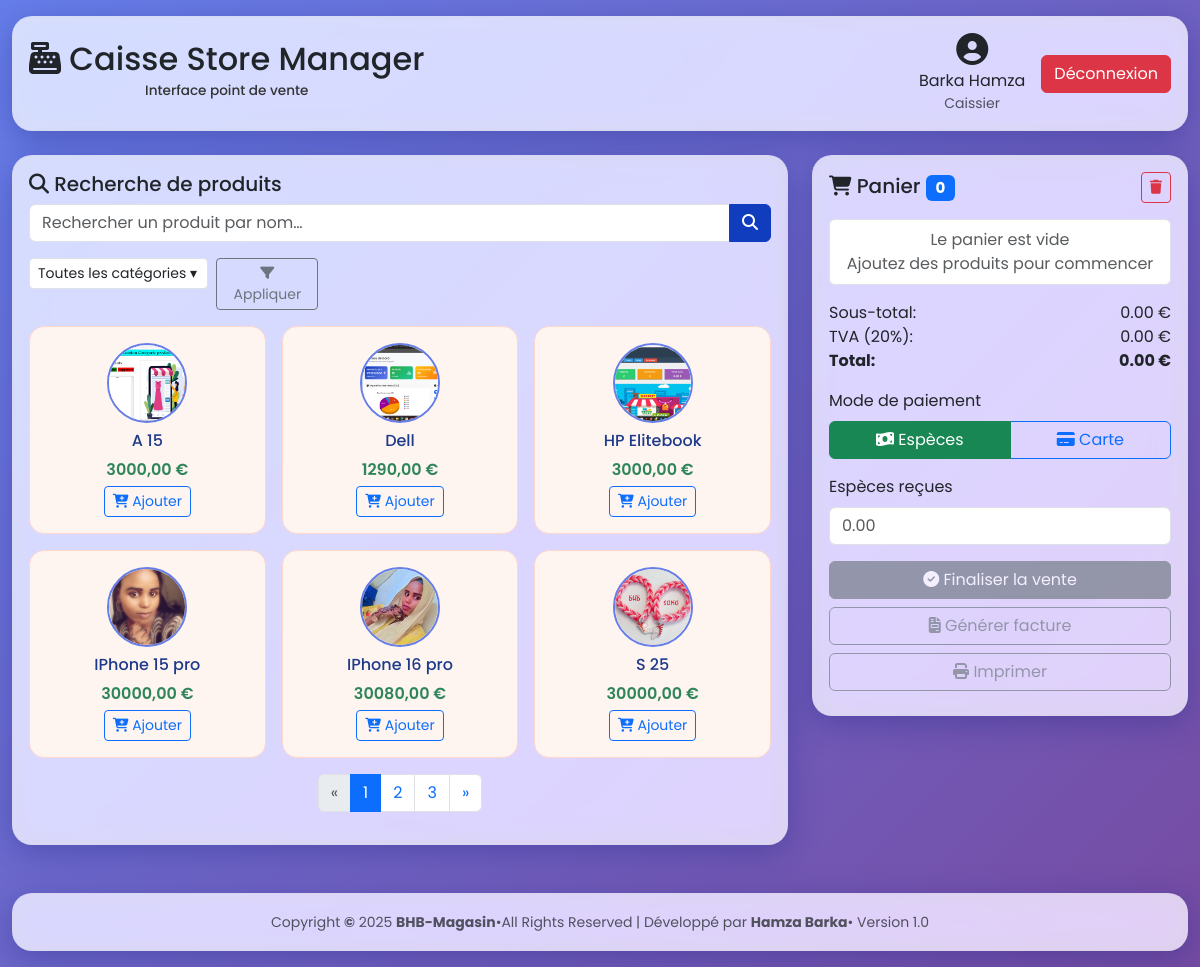
The page /core/caisse/ (signed in) on the database its author committed.
### apps/accounts/models.py (models this page shows, shortened)
class User(AbstractUser):
    class Role(models.TextChoices):
        ADMIN = "ADMIN", "Administrateur"
        CASHIER = "CASHIER", "Caissier"
    role = models.CharField(
        max_length=20,
        choices=Role.choices,
        default=Role.CASHIER,
        help_text="Rôle de l'utilisateur dans le système"
    )
    phone = models.CharField(
        max_length=20,
        blank=True,
        verbose_name="Téléphone"
    )
    address = models.TextField(
        blank=True,
        verbose_name="Adresse"
    )
    hire_date = models.DateField(
        null=True,
        blank=True,
        verbose_name="Date d'embauche"
    )
    email = models.EmailField(
        unique=True,
        help_text="Adresse email unique requise pour la récupération de mot de passe"
    )
    first_name = models.CharField(max_length=150, verbose_name="Prénom")
    last_name = models.CharField(max_length=150, verbose_name="Nom de famille")
    class Meta:
        verbose_name = "Utilisateur"
        verbose_name_plural = "Utilisateurs"
        ordering = ['-date_joined']
    def get_full_name(self):
        if self.first_name and self.last_name:
            return f"{self.first_name} {self.last_name}"
        return self.username
    description = models.TextField(
    blank=True,
    verbose_name="Description",
    help_text="Description détaillée du fournisseur"
)

### apps/core/models.py (models this page shows, shortened)
class Product(models.Model):
    class Status(models.TextChoices):
        ACTIVE = "ACTIVE", "Actif"
        INACTIVE = "INACTIVE", "Inactif"
        OUT_OF_STOCK = "OUT_OF_STOCK", "Rupture de stock"
    name = models.CharField(max_length=200, verbose_name="Nom du produit")
    category = models.ForeignKey(Category, on_delete=models.CASCADE, verbose_name="Catégorie")
    price = models.DecimalField(max_digits=10, decimal_places=2, verbose_name="Prix (€)")
    stock_quantity = models.PositiveIntegerField(default=0, verbose_name="Quantité en stock")
    description = models.TextField(blank=True, verbose_name="Description")
    status = models.CharField(max_length=20, choices=Status.choices, default=Status.ACTIVE, verbose_name="Statut")
    image = models.ImageField(upload_to='products/', blank=True, null=True, verbose_name="Image produit")
    created_at = models.DateTimeField(auto_now_add=True, verbose_name="Créé le")
    updated_at = models.DateTimeField(auto_now=True, verbose_name="Modifié le")
    class Meta:
        verbose_name = "Produit"
        verbose_name_plural = "Produits"
        ordering = ['name']

### apps/core/views.py (the view)
# urls.py: path('caisse/', login_required(views.CaisseView.as_view()), name='caisse'),
class CaisseView(LoginRequiredMixin, TemplateView):
    template_name = 'core/caisse.html'
    def get_context_data(self, **kwargs):
        ctx = super().get_context_data(**kwargs)
        ctx['page_title'] = 'Point de Vente - Store Manager'
        ctx['user_role'] = 'Caissier'
        q = self.request.GET.get('q', '').strip()
        category_id = self.request.GET.get('category', '')
        produits = Product.objects.filter(status=Product.Status.ACTIVE)
        if q:
            produits = produits.filter(name__icontains=q)
        if category_id:
            try:
                produits = produits.filter(category_id=int(category_id))
            except (ValueError, TypeError):
                pass
        paginator = Paginator(produits.order_by('name'), 6)
        ctx['products_page'] = paginator.get_page(self.request.GET.get('page'))
        ctx['search_query'] = q
        ctx['selected_category'] = category_id
        ctx['categories'] = Category.objects.all().order_by('name')
        return ctx

### apps/core/templates/core/caisse.html (shortened to what this page needs)
{% extends 'base.html' %}
{% load static %}
{% block content %}
<div class="container-fluid py-3">
  <div class="d-flex justify-content-between align-items-center mb-4 glass p-3">
    <h2>
      <i class="fas fa-cash-register"></i>
      Caisse Store Manager<br>
      <small class="subtitle">Interface point de vente</small>
    </h2>
    <div class="d-flex align-items-center ms-auto" style="gap: 1rem;">
      <div class="text-center">
        <i class="fas fa-user-circle" style="font-size: 2rem; display: block; margin-bottom: 0.25rem;"></i>
        <span class="d-block">{{ request.user.get_full_name }}</span>
        <small class="text-muted d-block">{{ user_role }}</small>
      </div>
      <a href="{% url 'accounts:logout' %}" class="btn btn-danger">Déconnexion</a>
    </div>
  </div>
  <div class="row">
    <div class="col-lg-8">
      <div class="glass p-3 mb-4">
        <h5><i class="fas fa-search"></i> Recherche de produits</h5>
        <form method="get" class="mb-3">
          <div class="input-group">
            <input
              id="product-search"
              name="q"
              type="text"
              class="form-control"
              placeholder="Rechercher un produit par nom…"
              value="{{ search_query|default:'' }}"
            >
            <button type="submit" id="search-btn" class="btn btn-primary">
              <i class="fas fa-search"></i>
            </button>
          </div>
        </form>
        <div class="d-flex justify-content-between align-items-start mb-3">
          <form method="get" class="d-flex align-items-start mb-0">
            <select
              id="category-select"
              name="category"
              class="form-control form-control-sm me-2"
              style="max-width:62%; height: calc(1.8125rem + 2px);"
            >
              <option value="">Toutes les catégories &#x25BE;</option>
            </select>
            <button type="submit" class="btn btn-sm btn-outline-secondary">
              <i class="fas fa-filter"></i> Appliquer
            </button>
          </form>
        </div>
        <div id="product-list" class="row g-3">
          {% for p in products_page %}
            <div class="col-md-4">
              <div class="card h-100 text-center">
                <div class="card-body d-flex flex-column align-items-center">
                  {% if p.image %}
                    <div class="product-img-circle mb-2">
                      <img src="{{ p.image.url }}" alt="{{ p.name }}">
                    </div>
                  {% else %}
                    <div class="product-img-circle mb-2 d-flex align-items-center justify-content-center bg-light text-muted">
                      Pas d'image
                    </div>
                  {% endif %}
                  <h6 class="card-title">{{ p.name }}</h6>
                  <p class="card-text mb-1">{{ p.price }} €</p>
                  <button
                    type="button"
                    class="add-to-cart btn btn-sm btn-outline-primary mt-auto"
                    data-sku="{{ p.pk }}"
                    data-name="{{ p.name }}"
                    data-price="{{ p.price }}"
                  >
                    <i class="fas fa-cart-plus"></i> Ajouter
                  </button>
                </div>
              </div>
            </div>
          {% endfor %}
        </div>
        {% if products_page.has_other_pages %}
          <nav aria-label="Pagination produits" class="mt-3">
            <ul class="pagination justify-content-center">
              {% if products_page.has_previous %}
                <li class="page-item">
                  <a class="page-link"
                    href="?{% if search_query %}q={{ search_query }}&{% endif %}{% if selected_category %}category={{ selected_category }}&{% endif %}page={{ products_page.previous_page_number }}">
                    &laquo;
                  </a>
                </li>
              {% else %}
                <li class="page-item disabled"><span class="page-link">&laquo;</span></li>
              {% endif %}
              {% for num in products_page.paginator.page_range %}
                {% if products_page.number == num %}
                  <li class="page-item active"><span class="page-link">{{ num }}</span></li>
                {% else %}
                  <li class="page-item">
                    <a class="page-link"
                       href="?{% if search_query %}q={{ search_query }}&{% endif %}{% if selected_category %}category={{ selected_category }}&{% endif %}page={{ num }}">
                      {{ num }}
                    </a>
                  </li>
                {% endif %}
              {% endfor %}
              {% if products_page.has_next %}
                <li class="page-item">
                  <a class="page-link"
                    href="?{% if search_query %}q={{ search_query }}&{% endif %}{% if selected_category %}category={{ selected_category }}&{% endif %}page={{ products_page.next_page_number }}">
                    &raquo;
                  </a>
                </li>
              {% else %}
                <li class="page-item disabled"><span class="page-link">&raquo;</span></li>
              {% endif %}
            </ul>
          </nav>
        {% endif %}
      </div>
    </div>
    <div class="col-lg-4">
      <div class="glass p-3 mb-4">
        <div class="d-flex justify-content-between align-items-center mb-3">
          <h5 class="mb-0">
            <i class="fas fa-shopping-cart"></i>
            Panier <span id="cart-count" class="badge bg-primary">0</span>
          </h5>
          <button id="empty-cart" type="button" class="btn btn-outline-danger btn-sm">
            <i class="fas fa-trash"></i>
          </button>
        </div>
        <ul id="cart-items" class="list-group mb-3">
        </ul>
        <div class="d-flex justify-content-between"><span>Sous-total:</span><span id="cart-subtotal">0.00 €</span></div>
        <div class="d-flex justify-content-between"><span>TVA (20%):</span><span id="cart-tax">0.00 €</span></div>
        <div class="d-flex justify-content-between mb-3"><strong>Total:</strong><strong id="cart-total">0.00 €</strong></div>
        <div class="mb-3">
          <label class="form-label">Mode de paiement</label>
          <div class="btn-group w-100" role="group">
            <label class="btn btn-outline-success" for="pay-cash"><i class="fas fa-money-bill-wave"></i> Espèces</label>
            <label class="btn btn-outline-primary" for="pay-card"><i class="fas fa-credit-card"></i> Carte</label>
          </div>
        </div>
        <div id="cash-fields" class="mb-3">
          <label class="form-label">Espèces reçues</label>
          <input id="cash-received" type="number" min="0" step="0.01" class="form-control" placeholder="0.00">
        </div>
        <button id="finalize-sale" type="button" class="btn btn-success w-100 mb-2" disabled>
        </button>
        <button id="generate-invoice" type="button" class="btn btn-outline-secondary w-100 mb-2" disabled>
          <i class="fas fa-file-invoice"></i> Générer facture
        </button>
        <button id="print-invoice" type="button" class="btn btn-outline-secondary w-100 mb-2" disabled>
          <i class="fas fa-print"></i> Imprimer
        </button>
      </div>
    </div>
  </div>
  <footer class="glass p-3 text-center mt-4">
    <small class="text-muted">
      Copyright <strong>©</strong> 2025 <strong>BHB-Magasin</strong>•All Rights Reserved |
      Développé par <strong>Hamza Barka</strong>• Version 1.0
    </small>
  </footer>
</div>
{% endblock %}

### templates/base.html (style rules this page uses)
:root { --primary-color: #103cbe; --secondary-color: #6c757d; --success-color: #28a745; --danger-color: #dc3545; --warning-color: #ffc107; --info-color: #17a2b8; }
body { font-family: 'Poppins', sans-serif; background: linear-gradient(135deg, #667eea 0%, #764ba2 100%); min-height: 100vh; }
.glass { backdrop-filter: blur(16px) saturate(180%); background: rgba(255, 255, 255, 0.75); border-radius: 20px; border: 1px solid rgba(209, 213, 219, 0.3); box-shadow: 0 8px 32px 0 rgba(31, 38, 135, 0.37); }
.btn-primary { background: var(--primary-color); border-color: var(--primary-color); transition: all 0.3s ease; }
.card { border: none; border-radius: 15px; overflow: hidden; transition: transform 0.3s ease, box-shadow 0.3s ease; }

### apps/core/templates/core/caisse.html (style rules this page uses)
.product-img-circle { width: 80px; height: 80px; border-radius: 50%; overflow: hidden; border: 2px solid #667eea; }
.product-img-circle img { width: 100%; height: 100%; object-fit: cover; }
#product-list .card { background-color: #fff5f0; border: 1px solid #ffd6cc; transition: transform .2s, box-shadow .2s, background-color .2s, border-color .2s; }
#product-list .card-title { color: #1e3a8a; }
#product-list .card-text { color: #2f855a; font-weight: 600; }
.subtitle { display: block; font-size: 0.85rem; text-align: center; color: #333; margin-top: 0.25rem; }

### rows shown on the page
User: user.get_full_name "Barka Hamza"
Product: image (picture), name "A 15", price "3000,00"
Product: image (picture), name "Dell", price "1290,00"
Product: image (picture), name "HP Elitebook", price "3000,00"
Product: image (picture), name "IPhone 15 pro", price "30000,00"
Product: image (picture), name "IPhone 16 pro", price "30080,00"
Product: image (picture), name "S 25", price "30000,00"

### other values the page prints
{{ user_role }} "Caissier"
{{ num }} "1"
{{ num }} "2" "3"
